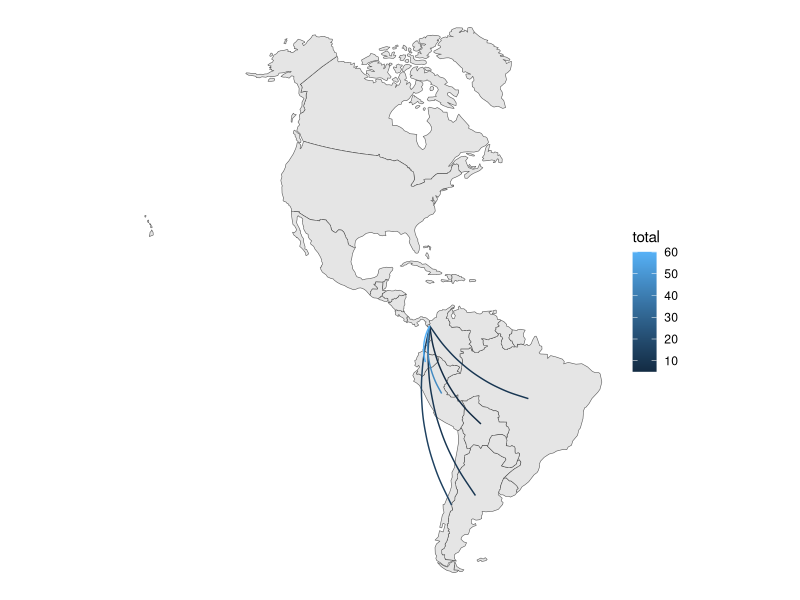

This chart was generated by the following R code:
## Trying simple curve for the map

# Load packages
library(tidyverse)
library(rnaturalearth)
library(sf)

# Polygons
poly_sf <- ne_countries(returnclass = "sf") |>
  filter(
    region_un == "Americas"
  )

# Points coord
# Country list
coi <- c("ARG", "CHL", "COL", "BOL", "ECU", "COL", "PAN", "VEN", "BRA", "PER")

point_sf <- poly_sf |>
  st_centroid() |>
  filter(sov_a3 %in% coi) |>
  select(admin, adm0_a3) |>
  rename(
    country = admin,
    iso = adm0_a3
  )

point_coord <- point_sf |>
  st_coordinates()

point_nocoord <- point_sf |>
  st_drop_geometry()

point_df <- bind_cols(point_nocoord, point_coord)

View(point_df)

# Routes
# Relations
rel <- data.frame(
  origin = c(
    "ARG", "CHL", "BOL", "BRA", "PER", "ECU"
  ),
  dest = c(
    "CHL", "PER", "PER", "PER", "ECU", "COL"
  ),
  total = c(
    10, 15, 5, 10, 45, 60
  )
) |>
  mutate(id = paste(origin, "-", dest))

View(rel)

# Join point coordinates with origin/dest of routes
orig_dest <- left_join(rel, point_df, by = c("origin" = "iso"))
orig_dest <- left_join(orig_dest, point_df, by = c("dest" = "iso"))

View(orig_dest)

# Map
proj_laea <- "+proj=laea +lon_0=-77.34 +lat_0=7.37 +datum=WGS84 +units=m +no_defs"

ggplot() +
  geom_sf(data = poly_sf) +
  geom_curve(
    data = orig_dest,
    aes(x = X.x, y = Y.x, xend = X.y, yend = Y.y, color = total),
    curvature = -0.2
  ) +
  coord_sf(
    crs = st_crs(proj_laea),
    default_crs = 4326
  ) +
  theme_void()

# Loosing multiple origin capabilities
